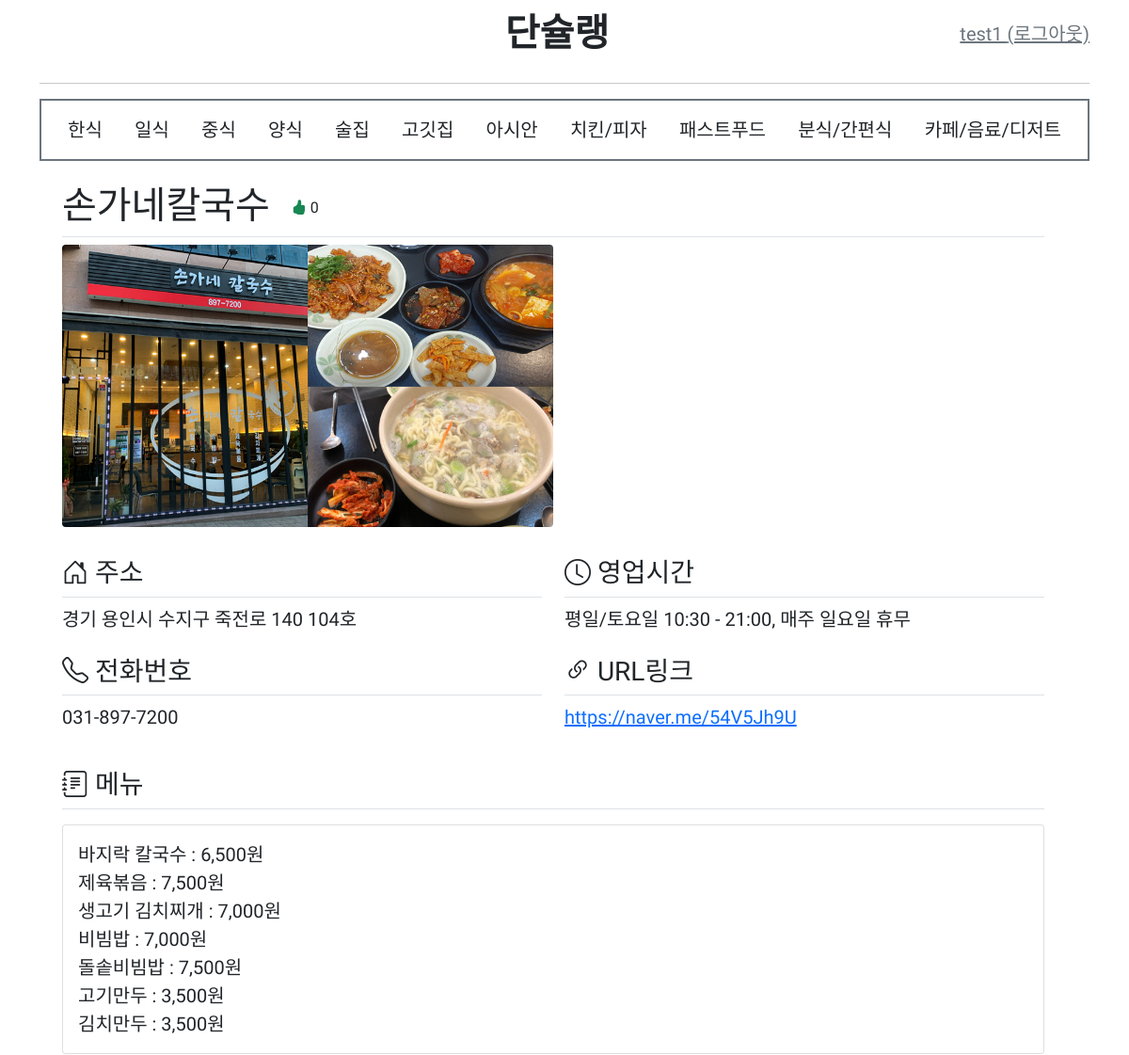
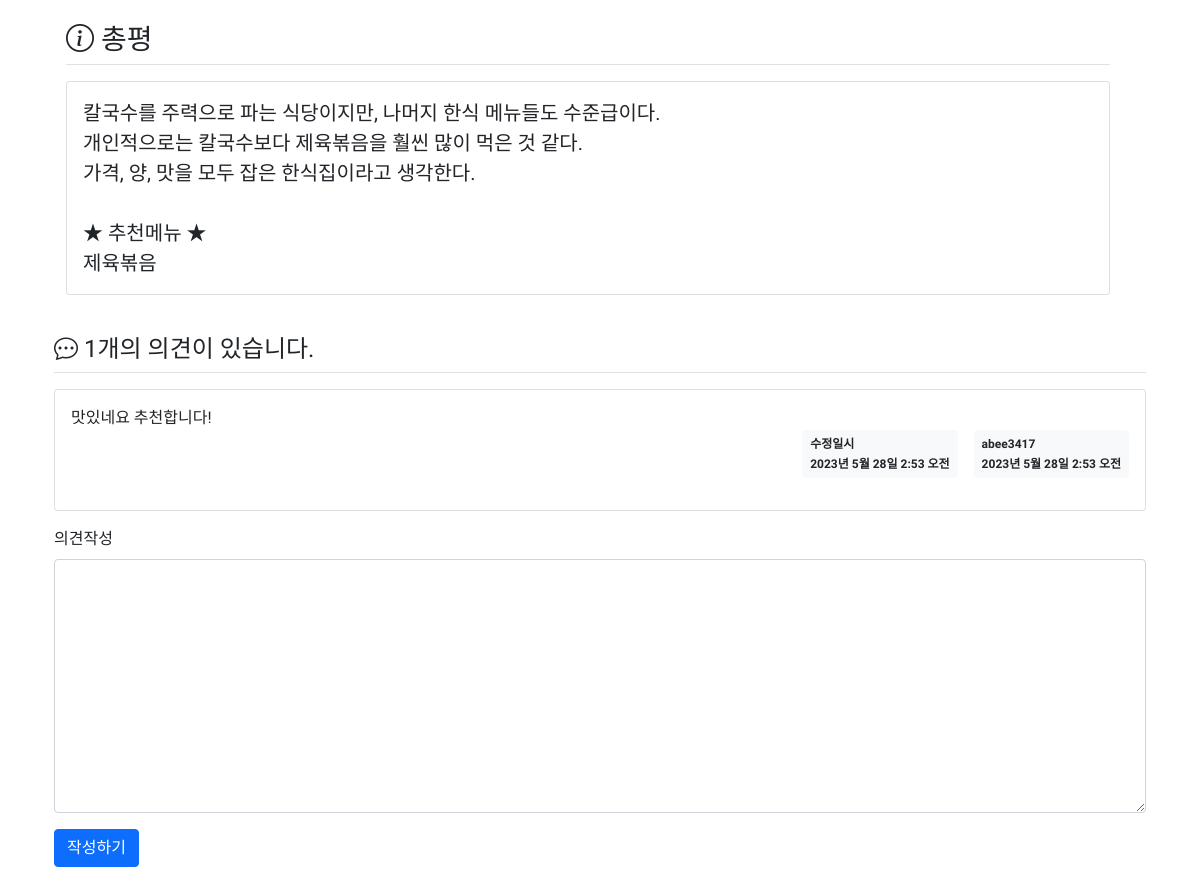
Page /post/id/2/ (signed in) on the committed database (2 pictures, top to bottom).
### mainapp/models.py (models this page shows, shortened)
class Post(models.Model):
    category = models.IntegerField() # 1~12까지로 한식부터 카페까지 구분하기 위한 필드
    subject = models.CharField(max_length=200) # 가게이름
    location = models.CharField(max_length=200) # 주소
    callnum = models.CharField(max_length=200) # 전화번호
    timeinfo = models.CharField(max_length=200) # 영업시간
    urlinfo = models.CharField(max_length=200) # URL
    menu = models.TextField() # 메뉴
    review = models.TextField() # 총평
    image = models.ImageField(blank=True, upload_to='media/') # 썸네일사진
    summary = models.CharField(max_length=200) # 썸네일텍스트
    voter = models.ManyToManyField(User, blank=True)  # 추천인

class Comment(models.Model):
    post = models.ForeignKey(Post, on_delete=models.CASCADE)
    author = models.ForeignKey(User, on_delete=models.CASCADE)
    content = models.TextField()
    create_date = models.DateTimeField()
    modify_date = models.DateTimeField(null=True, blank=True) # 수정일시

### mainapp/views.py (the view)
# urls.py: path('post/id/<int:post_id>/', views.detail, name='detail'),
def detail(request, post_id):
    post = get_object_or_404(Post, pk=post_id) # Question.objects.get의 상위호환이다. 실패하면 404오류를 전달
    context = {'post': post}
    return render(request, 'mainapp/detail.html', context) # question_detail.html에 있는 question에 context를 전달

### templates/mainapp/detail.html (shortened to what this page needs)
{% extends 'base.html' %}
{% block content %}
<div class="container my-3 row row-cols-2">
    <div class="col-12">
        <h1 class="border-bottom py-2">{{ post.subject }}
            <a href="javascript:void(0)" data-uri="{% url 'main:vote' post.id  %}"
                class="recommend btn btn-outline-white"> <i class="text-success bi bi-hand-thumbs-up-fill"></i>
                <span class="">{{post.voter.count}}</span>
            </a>
        </h1>
    </div>
    <div class="col-12">
        <img class="rounded" width="50%" height="300" src="/media/{{post.image}}" alt="korean_post">
        <br><br>
    </div>
    <div class="col">
        <div class="mb-3">
            <h3 class="border-bottom py-2"><i class="align-bottom bi bi-house-door"></i> 주소</h3>
            <div class="card-text fs-5" style="white-space: pre-line;">{{ post.location }}</div>
        </div>
        <div class="mb-3">
            <h3 class="border-bottom py-2"><i class="align-bottom bi bi-telephone"></i> 전화번호</h3>
            <div class="card-text fs-5" style="white-space: pre-line;">{{ post.callnum }}</div>
        </div>
    </div>
    <div class="col">
        <div class="mb-3">
            <h3 class="border-bottom py-2"><i class="align-bottom bi bi-clock"></i> 영업시간</h3>
            <div class="card-text fs-5" style="white-space: pre-line;">{{ post.timeinfo }}</div>
        </div>
        <div class="mb-3">
            <h3 class="border-bottom py-2"><i class="align-bottom bi bi-link-45deg"></i> URL링크</h3>
            <div class="card-text fs-5" style="white-space: pre-line;"><a href="{{ post.urlinfo }}">{{ post.urlinfo }}</a></div>
        </div>
    </div>
</div>
<div class="container my-3 row">
    <div class="col-12">
        <h3 class="border-bottom py-2"><i class="align-bottom bi bi-journal-text"></i> 메뉴</h3>
        <div class="card my-3">
            <div class="card-body">
                <div class="card-text fs-5" style="white-space: pre-line;">{{ post.menu }}</div>
            </div>
        </div>
    </div>
    <div class="col-12">
        <h3 class="border-bottom py-2"><i class="align-bottom bi bi-info-circle"></i></i> 총평</h3>
        <div class="card my-3">
            <div class="card-body">
                <div class="card-text fs-5" style="white-space: pre-line;">{{ post.review }}</div>
            </div>
        </div>
    </div>
</div>
<div class="container my-3">
    <h4 class="border-bottom my-3 py-2"><i class="align-bottom bi bi-chat-dots"></i> {{post.comment_set.count}}개의 의견이 있습니다.</h4>
    {% for comment in post.comment_set.all %}
    <div class="card my-3">
        <div class="card-body">
            <div class="card-text" style="white-space: pre-line;">{{ comment.content }}</div>
            <div class="d-flex justify-content-end">
                {% if comment.modify_date %}
                <div class="badge bg-light text-dark p-2 text-start mx-3">
                    <div class="mb-2">수정일시</div>
                    <div>{{ comment.modify_date }}</div>
                </div>
                {% endif %}
                <div class="badge bg-light text-dark p-2 text-start">
                    <div class="mb-2">{{ comment.author.username }}</div>
                    <div>{{ comment.create_date }}</div>
                </div>
            </div>
        </div>
    </div>
    {% endfor %}
    <form action="{% url 'main:comment_create' post.id %}" method="post" class="my-3">
        <div class="mb-3">
            <label for="content" class="form-label">의견작성</label>
            <textarea {% if not user.is_authenticated %}disabled{% endif %}
              name="content" id="content" class="form-control" rows="10"></textarea>
        </div>
        <input type="submit" value="작성하기" class="btn btn-primary">
        <br><br><br>
    </form>
</div>
{% endblock %}

### templates/base.html (shortened to what this page needs)
{% load static %}
<!DOCTYPE html>
<html lang="ko">
<head>
    <link rel="stylesheet" type="text/css" href="{% static 'style.css' %}">
    <link rel="stylesheet" type="text/css" href="{% static 'bootstrap.min.css' %}">
    <link rel="stylesheet" href="https://cdn.jsdelivr.net/npm/bootstrap-icons@1.8.0/font/bootstrap-icons.css">
</head>
<body>
    <div class="container">
        <header class="blog-header lh-1 py-3">
            <div class="row flex-nowrap justify-content-between align-items-center">
                <div class="col-4 pt-1">
                </div>
                <div class="col-4 text-center">
                    <a class="fs-1 fw-bold text-dark navbar-brand" href={% url 'main:index' %}>단슐랭</a>
                </div>
                <div class="col-4 d-flex justify-content-end align-items-center">
                    {% if user.is_authenticated %}
                    <a class="fs-5 link-secondary navbar-text" href={% url 'user:logout' %}>{{ user.username }} (로그아웃)</a>
                    {% else %}
                    <a class="fs-5 btn btn-basic" href={% url 'user:login' %}>로그인</a>
                    {% endif %}
                </div>
            </div>
        </header>
        <hr>
        <navbar class="navbar border border-2 border-secondary navbar-dark d-flex justify-content-between">
            <div class="container-fluid">
                <a class="fs-5 nav-link text-dark" href="{% url 'main:list' 1 %}">한식</a>
                <a class="fs-5 nav-link text-dark" href="{% url 'main:list' 2 %}">일식</a>
                <a class="fs-5 nav-link text-dark" href="{% url 'main:list' 3 %}">중식</a>
                <a class="fs-5 nav-link text-dark" href="{% url 'main:list' 4 %}">양식</a>
                <a class="fs-5 nav-link text-dark" href="{% url 'main:list' 5 %}">술집</a>
                <a class="fs-5 nav-link text-dark" href="{% url 'main:list' 6 %}">고깃집</a>
                <a class="fs-5 nav-link text-dark" href="{% url 'main:list' 7 %}">아시안</a>
                <a class="fs-5 nav-link text-dark" href="{% url 'main:list' 8 %}">치킨/피자</a>
                <a class="fs-5 nav-link text-dark" href="{% url 'main:list' 9 %}">패스트푸드</a>
                <a class="fs-5 nav-link text-dark" href="{% url 'main:list' 10 %}">분식/간편식</a>
                <a class="fs-5 nav-link text-dark" href="{% url 'main:list' 11 %}">카페/음료/디저트</a>
            </div>
    </div>
    <main class="container">
    {% block content %}
    {% endblock %}
    </main>
</body>
</html>

### static/style.css (style rules this page uses)
body { font-family: 'Do Hyeon', sans-serif !important; }

### rows in the picture
Post: subject "손가네칼국수", voter.count "0", image (picture), location "경기 용인시 수지구 죽전로 140 104호", callnum "031-897-7200", timeinfo "평일/토요일 10:30 - 21:00, 매주 일요일 휴무", urlinfo "https://naver.me/54V5Jh9U", menu "바지락 칼국수 : 6,500원 제육볶음 : 7,500원 생고기 김치찌개 : 7,000원 비빔밥 : 7,000원 돌솥비빔밥 : 7,500원 고기만두 : 3,500원 김치만두 : 3,500원", review "칼국수를 주력으로 파는 식당이지만, 나머지 한식 메뉴들도 수준급이다. 개인적으로는 칼국수보다 제육볶음을 훨씬 많이 먹은 것 같다. 가격, 양, 맛을 모두 잡은 한식집이라고 생각한다. ★ 추천메뉴 ★ 제육볶음", comment_set.count "1"
Comment: content "맛있네요 추천합니다!", modify_date "2023년 5월 28일 2:53 오전", author.username "abee3417", create_date "2023년 5월 28일 2:53 오전"

### other values in the picture
{{ user.username }} "test1"
